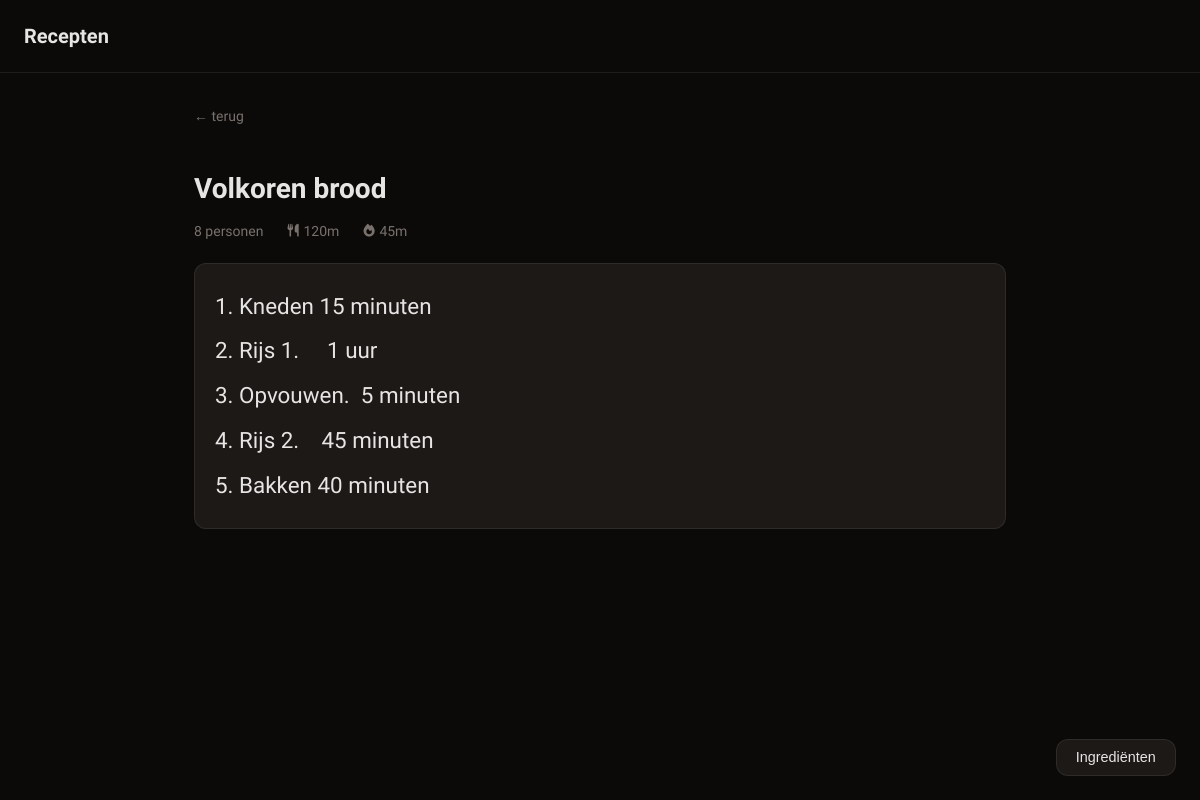
/recipes/3/cook, run on an earlier commit of the app's database.
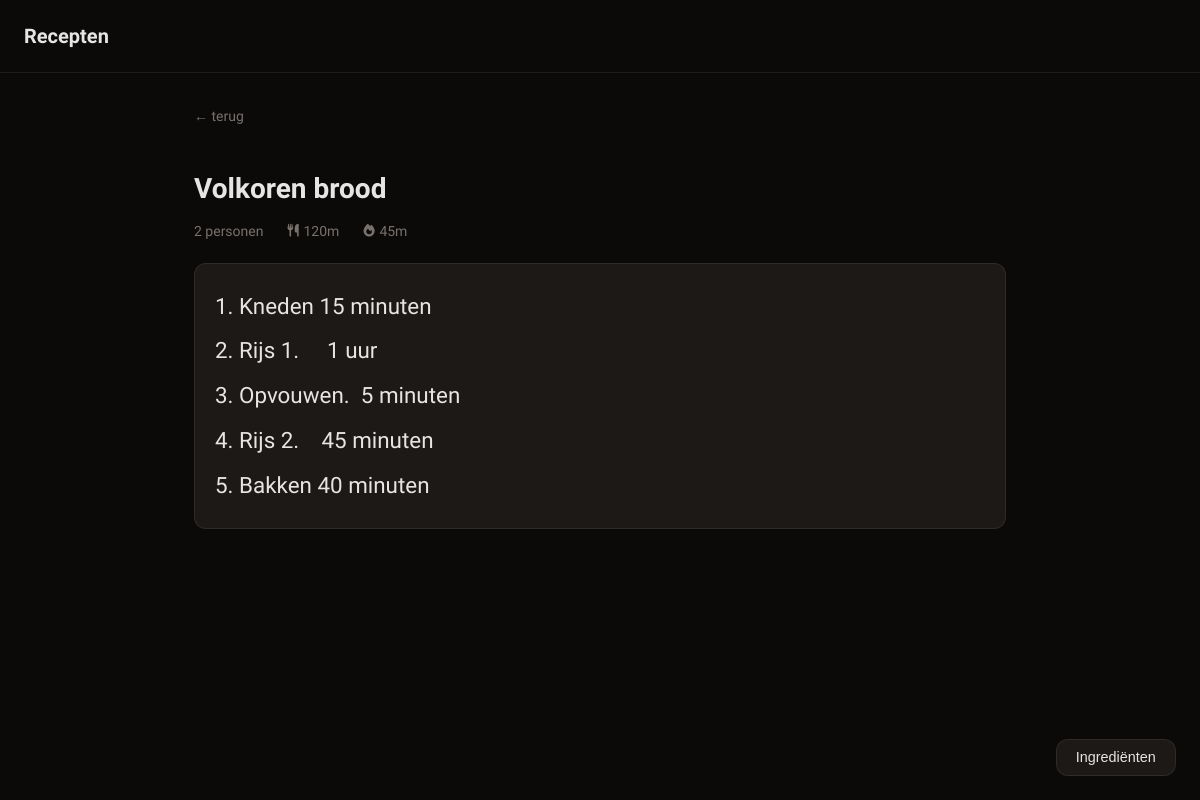
And on a later commit of the database.
### tables this page shows
CREATE TABLE recipe (
            id INTEGER PRIMARY KEY AUTOINCREMENT,
            title TEXT NOT NULL,
            steps TEXT NOT NULL DEFAULT '',
            servings INTEGER NOT NULL DEFAULT 2,
            updated_at TIMESTAMP DEFAULT CURRENT_TIMESTAMP
        , cook_time TEXT, tags TEXT, prep_time TEXT);

### app.py (the view)
@app.route("/recipes/<int:id>/cook")
def cook(id):
    db = get_db()
    recipe = db.execute("SELECT * FROM recipe WHERE id = ?", [id]).fetchone()
    if not recipe:
        return "Recept niet gevonden", 404
    ingredients = db.execute("SELECT * FROM ingredient WHERE recipe_id = ? ORDER BY sort_order", [id]).fetchall()
    return render_template("cook.html", recipe=recipe, ingredients=ingredients)

### app.py (called while the page is built)
def get_db():
    if "db" not in g:
        g.db = sqlite3.connect(DATABASE)
        g.db.row_factory = sqlite3.Row
        g.db.execute("PRAGMA foreign_keys = ON")
    return g.db

### templates/cook.html (shortened to what this page needs)
{% extends "base.html" %}
{% block content %}
<div class="cook-header">
  <a href="/recipes/{{ recipe.id }}" class="back">← terug</a>
</div>
<button id="ing-toggle" class="btn">Ingrediënten</button>
<h1>{{ recipe.title }}</h1>
<p class="meta">
  {{ recipe.servings }} personen
  {% if recipe.prep_time %}<span class="time-badge"><i class="fa-solid fa-utensils"></i> {{ recipe.prep_time }}</span>{% endif %}
  {% if recipe.cook_time %}<span class="time-badge"><i class="fa-solid fa-fire"></i> {{ recipe.cook_time }}</span>{% endif %}
</p>
<pre class="steps steps-cook">{{ recipe.steps }}</pre>
{% endblock %}

What changed in the data, as far as the page shows it:
changed recipe "Volkoren brood": servings "8" → "2"
